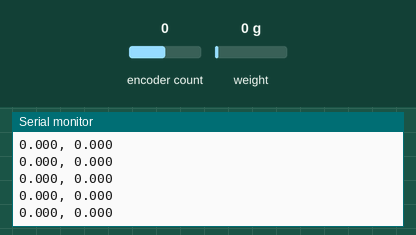
Simulated run of this sketch. Board: Arduino Uno, built with avr-gcc and run on an emulated ATmega328P. Parts: the last lines printed to the serial monitor. The test bench sets the inputs (shaded band); at power-on: encoder count 0, weight on the scale 0 g.

Above: at 2.2 s.
2.3 s: encoder count set to 1
At 2.42 s:
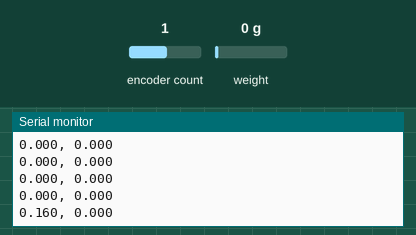
3.8 s: weight on the scale set to 100 g
At 3.84 s:
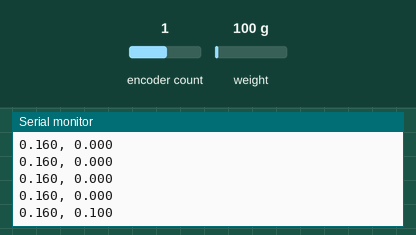
5.3 s: encoder count set to 2
At 5.36 s:
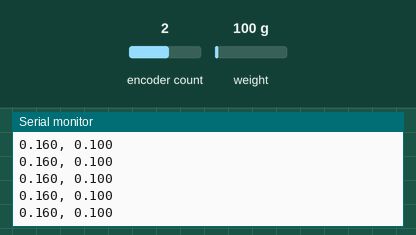
6.8 s: weight on the scale set to 1250 g
At 6.88 s:
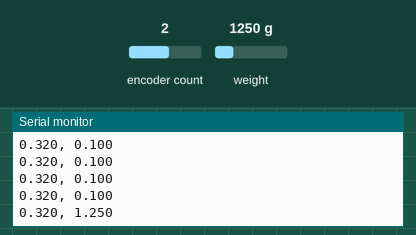
Timing chart, 0 to 9.3 s (numbered marks = the images above; inputs shaded):
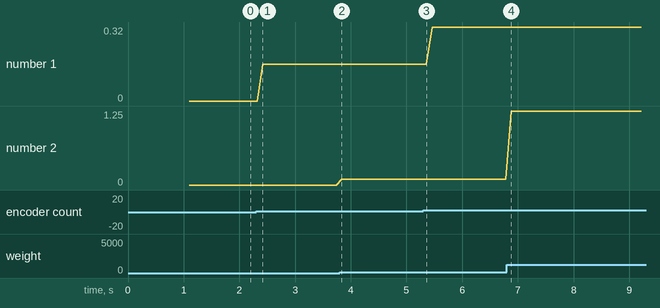

The sketch:

Sensor.code.ino
```cpp
#include <Encoder.h>
#include <HX711.h>

#define DOUT 4
#define CLK 5
#define calibration_factor -25900

HX711 scale;
Encoder myEnc(2, 3);

const float resolution_mm = 0.04;

void setup() {

  Serial.begin(115200);
  scale.begin(DOUT, CLK);
  scale.set_scale(calibration_factor);
  scale.tare();

  // 시작 시 확인 메시지
  Serial.println("Data Start (80Hz Mode)");
}

void loop() {
  // 1. 엔코더는 항상 최신 값을 유지 (인터럽트 방식)
  long pos = myEnc.read();
  float displacement = pos * resolution_mm;

  // 2. HX711 데이터가 준비되었을 때만 (약 12.5ms 마다) 출력
  if (scale.is_ready()) {
    float force = scale.get_units(1); // 80Hz 모드이므로 1회만 읽음
    // 3. 출력 형식 최적화 (단위 명칭 포함)

    Serial.print(displacement, 3);
    Serial.print(", ");

    Serial.println(force, 3);

  }

  // 별도의 delay가 없어도 scale.is_ready()가 속도를 제어합니다.
}
```

Measured:
- after the input at 2.3 s, the serial monitor: prints a new line after 0.12 s (image 1)
- after the input at 3.8 s, the serial monitor: prints a new line at once (image 2)
- after the input at 6.8 s, the serial monitor: prints a new line after 0.08 s (image 4)
- plotted number 1: 0 → 0.16 after the input at 2.3 s, 0.16 → 0.32 after the input at 5.3 s
- plotted number 2: 0 → 0.1 after the input at 3.8 s, 0.1 → 1.25 after the input at 6.8 s
